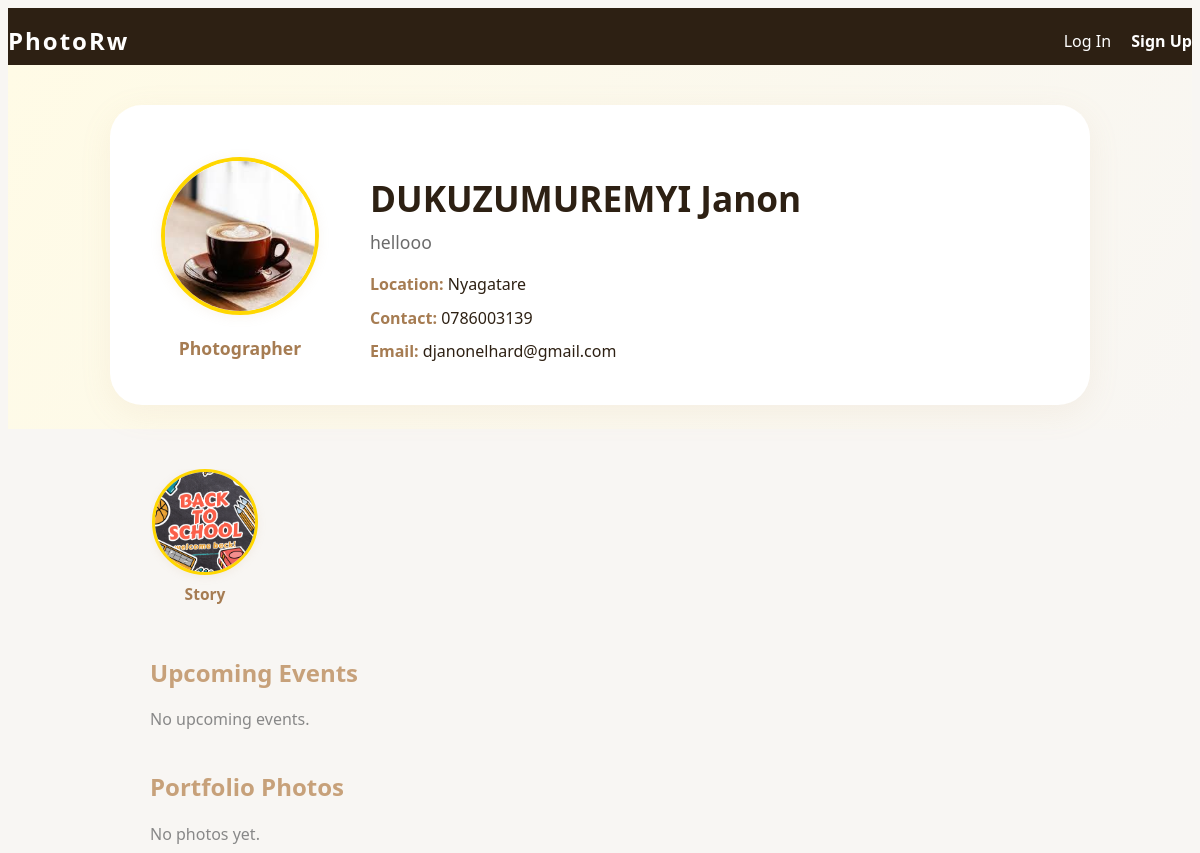
Page /portfolio/photographer/5/ on the earlier database version.
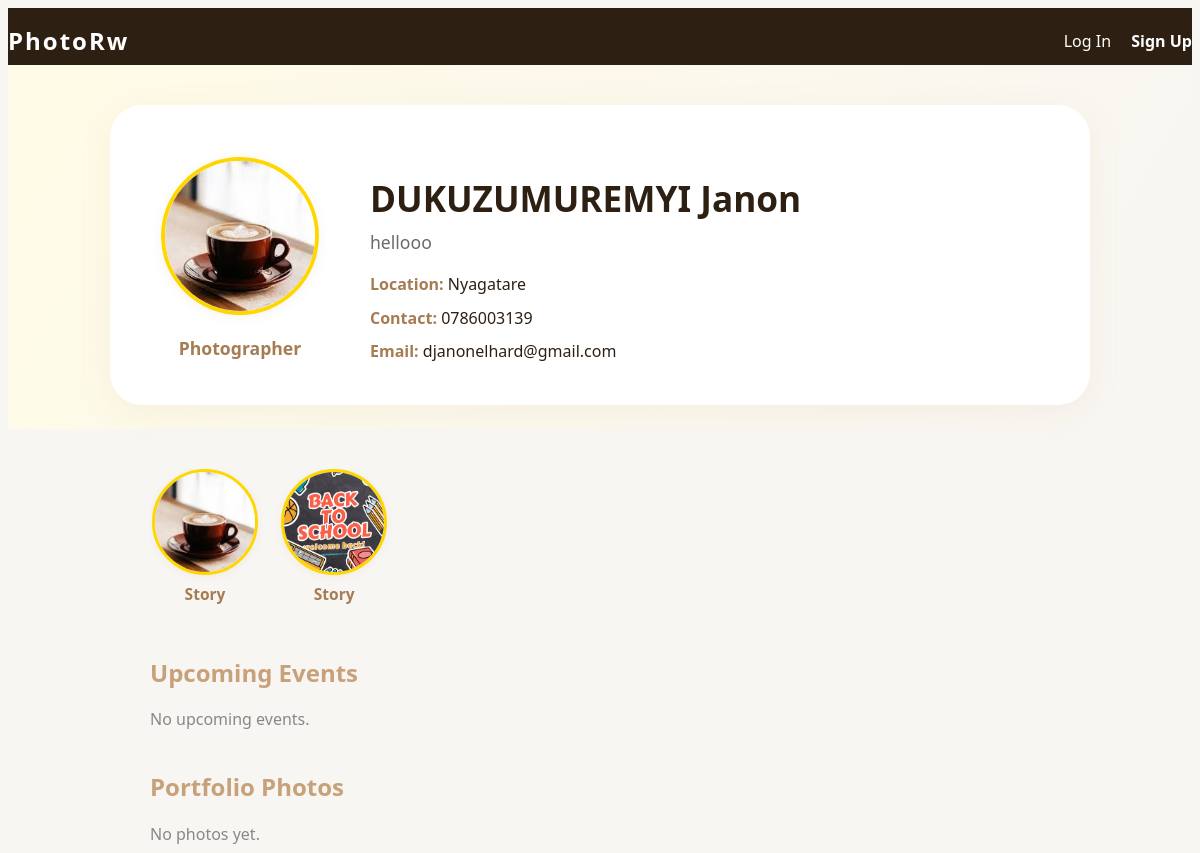
Same page on the later database version.
### portfolio/models.py (models this page shows, shortened)
class Story(models.Model):
	photographer = models.ForeignKey(User, on_delete=models.CASCADE, related_name='stories')
	image = models.ImageField(upload_to='stories/')
	created_at = models.DateTimeField(auto_now_add=True)

### portfolio/views.py (the view)
# urls.py: path('photographer/<int:pk>/', views.photographer_detail, name='photographer_detail'),
def photographer_detail(request, pk):
	photographer = get_object_or_404(User, pk=pk, role='photographer')
	photos = photographer.photos.all()
	from django.utils import timezone
	today = timezone.now().date()
	events = photographer.events.filter(date__gte=today).order_by('date')
	stories = photographer.stories.filter(created_at__gte=timezone.now()-timezone.timedelta(hours=24)).order_by('-created_at')
	return render(request, 'portfolio/photographer_detail.html', {
		'photographer': photographer,
		'photos': photos,
		'events': events,
		'stories': stories,
	})

### portfolio/templates/portfolio/photographer_detail.html (shortened to what the changed rows need)
{% extends 'base.html' %}
{% block content %}
<div class="profile-hero" style="background:linear-gradient(120deg,#fffbe6 0%,#f8f6f3 100%);padding:2.5rem 0 1.5rem 0;">
  <div class="profile-card" style="max-width:900px;margin:0 auto;background:#fff;border-radius:2rem;box-shadow:0 8px 32px rgba(199,161,122,0.10);padding:2.5rem 2.5rem 2rem 2.5rem;display:flex;gap:2.5rem;align-items:center;">
    <div style="flex:1;">
      <h2 style="font-size:2.2rem;font-weight:800;color:#2d2013;margin-bottom:0.5rem;">{{ photographer.first_name }} {{ photographer.last_name }}</h2>
    </div>
  </div>
</div>
{% if stories %}
<div style="max-width:900px;margin:2.5rem auto 0 auto;">
  <div style="display:flex;gap:1.2rem;align-items:flex-end;overflow-x:auto;padding-bottom:0.7rem;">
    {% for story in stories %}
      <div style="flex:0 0 110px;text-align:center;">
        <div style="width:100px;height:100px;border-radius:50%;border:3px solid #ffd700;overflow:hidden;box-shadow:0 2px 8px rgba(199,161,122,0.13);margin:0 auto 0.5rem auto;background:#fffbe6;display:flex;align-items:center;justify-content:center;">
          <img src="{{ story.image.url }}" alt="Story" style="width:100%;height:100%;object-fit:cover;">
        </div>
        <div style="font-size:0.97rem;color:#a67c52;font-weight:600;">Story</div>
      </div>
    {% endfor %}
  </div>
</div>
{% endif %}
{% endblock %}

Differences in the rows shown:
added Story: image (picture)
